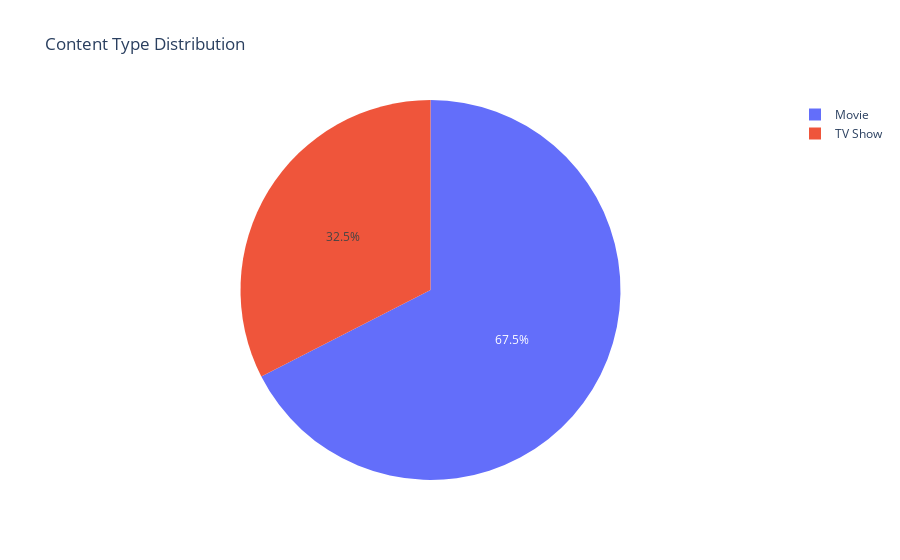

Notebook code cell kept with this figure:
### Code cell
# 2. Pie chart: Content distribution by type
plot_content_distribution(df_cleaned)

### Figure 1 — Plotly figure (JSON) as saved in the notebook; plotly's stock layout.template omitted (floating-point values rounded to 4 significant figures; data arrays with more than 128 entries replaced by an {"elided": "..."} marker saying what was removed)
{"data": [{"domain": {"x": [0, 1], "y": [0, 1]}, "hovertemplate": "type=%{label}<extra></extra>", "labels": {"elided": "5837 str values"}, "legendgroup": "", "name": "", "showlegend": true, "type": "pie"}], "layout": {"legend": {"tracegroupgap": 0}, "title": {"text": "Content Type Distribution"}}}
